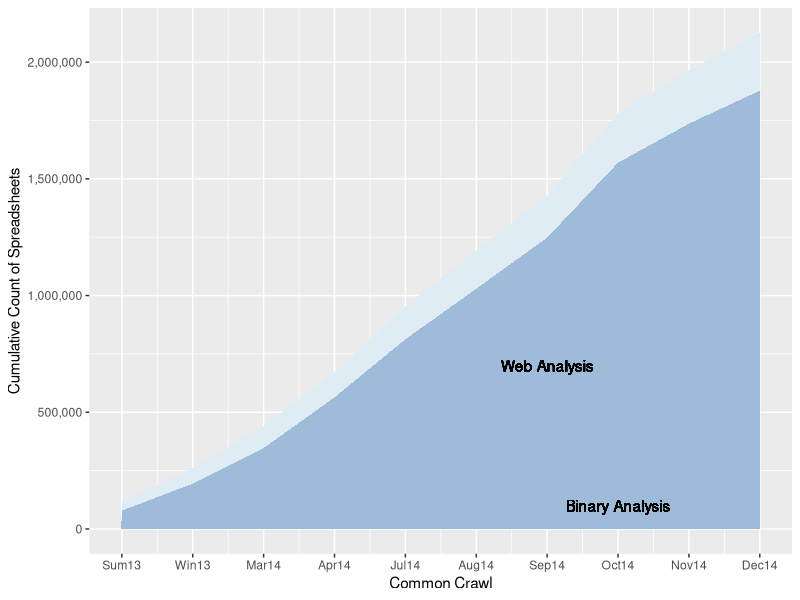

This figure's R source:
set.seed(1234)

# http://www.cookbook-r.com/Graphs/Legends_%28ggplot2%29/

library("ggplot2")
library("scales")

cbPalette <- c("#999999", "#E69F00", "#56B4E9", "#009E73", "#F0E442", "#0072B2", "#D55E00", "#CC79A7")

cbbPalette <- c("#56B4E9", "#E69F00", "#999999", "#009E73", "#F0E442", "#0072B2", "#D55E00", "#CC79A7")


df <- read.csv('stackarea2.csv')

m <- ggplot(data = df, aes(x = Group, y = Count, fill = factor(Type))) + 
  geom_area() + scale_fill_brewer(type = "seq", palette = 3) +
  # scale_fill_discrete("Spreadsheet Layer", breaks=c(1:2), labels=c("Binary Analysis", "Web Analysis")) + 
  guides(fill = guide_legend(reverse=TRUE)) +     
  geom_text(aes(x=7, y=100000, label="Binary Analysis", family="sans")) +
  geom_text(aes(x=6, y=700000, label="Web Analysis", family="sans")) +
  guides(fill = FALSE) + 
  ylab("Cumulative Count of Spreadsheets") +
  xlab("Common Crawl") + scale_x_continuous(breaks=c(0:9), 
                                            labels=c("Sum13",
                                                     "Win13",
                                                     "Mar14",
                                                     "Apr14",                                                                                                          
                                                     "Jul14",
                                                     "Aug14",
                                                     "Sep14",
                                                     "Oct14",
                                                     "Nov14",
                                                     "Dec14"
                                                     )) + scale_y_continuous(labels=comma)

# print(m)

svg("stack.svg", width=5.5, height=3.5)
print(m)
dev.off()



